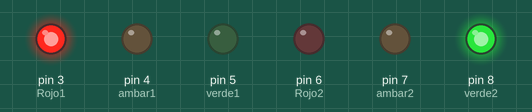
This sketch was run on a simulated Arduino Uno, built with avr-gcc and run on an emulated ATmega328P. Parts: output pins drawn as LEDs (lit = HIGH).

Above: at 1.5 s.
At 3.2 s:
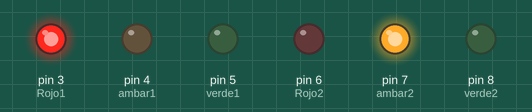
At 5.0 s:
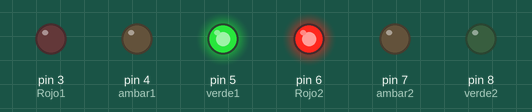
At 6.7 s:
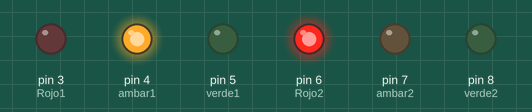
Timing chart, 0 to 9.1 s (numbered marks = the images above):
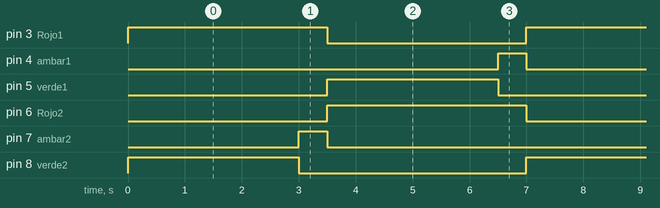

The sketch:

P1_ej3.ino
```cpp
void setup() {
  //Semaforo 1
  pinMode(3,OUTPUT);// Rojo1
  pinMode(4,OUTPUT);// ambar1
  pinMode(5,OUTPUT);// verde1

  //Semaforo 2
  pinMode(6,OUTPUT);// Rojo2
  pinMode(7,OUTPUT);// ambar2
  pinMode(8,OUTPUT);// verde2
}

void loop() {
  /* Seceuncia:
  rojo 1 – verde 2 durante 3segundos,
  rojo 1 – ambar 2 durante 500 ms,
  verde 1 – rojo 2 durante 3 segundos,
  ambar 1 - , rojo 2 durante 500 ms.*/

  digitalWrite(4, LOW);
  digitalWrite(6, LOW);
  digitalWrite(3, HIGH);
  digitalWrite(8, HIGH);

  delay(3000);

  digitalWrite(8, LOW);
  digitalWrite(7, HIGH);

  delay(500);

  digitalWrite(7, LOW);
  digitalWrite(3, LOW);
  digitalWrite(6, HIGH);
  digitalWrite(5, HIGH);

  delay(3000);

  digitalWrite(5, LOW);
  digitalWrite(4, HIGH);

  delay(500);

}
```

Measured:
- by itself, pin 3 (Rojo1), pin 6 (Rojo2): alternates HIGH for 3.5 s and LOW for 3.5 s
- by itself, pin 4 (ambar1), pin 7 (ambar2): alternates HIGH for 0.50 s and LOW for 6.5 s
- by itself, pin 5 (verde1), pin 8 (verde2): alternates HIGH for 3.0 s and LOW for 4.0 s
